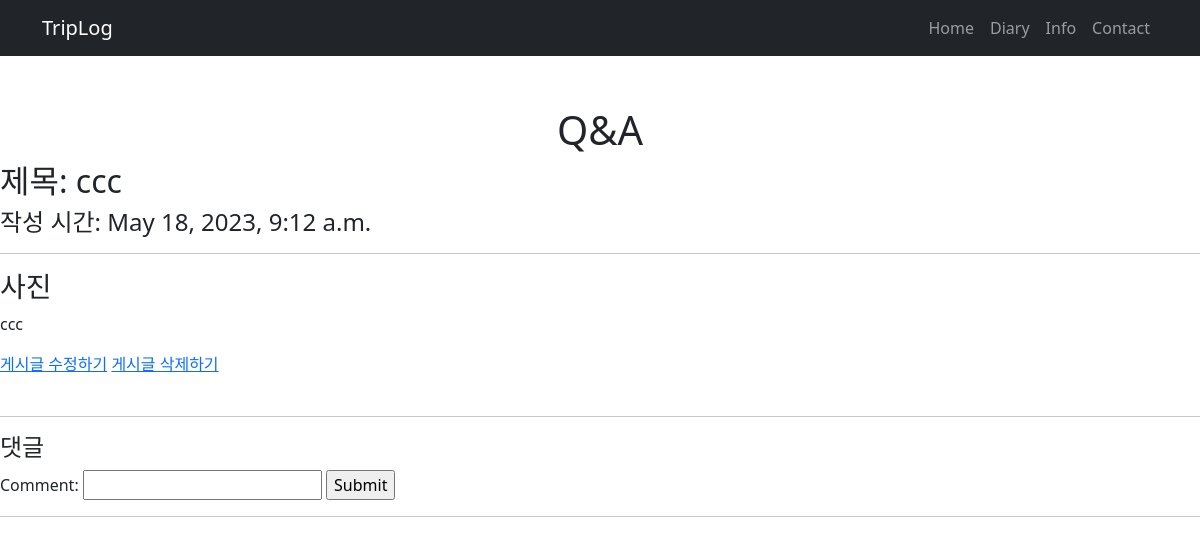
The app's page /contact/post_detail/6/, older data.
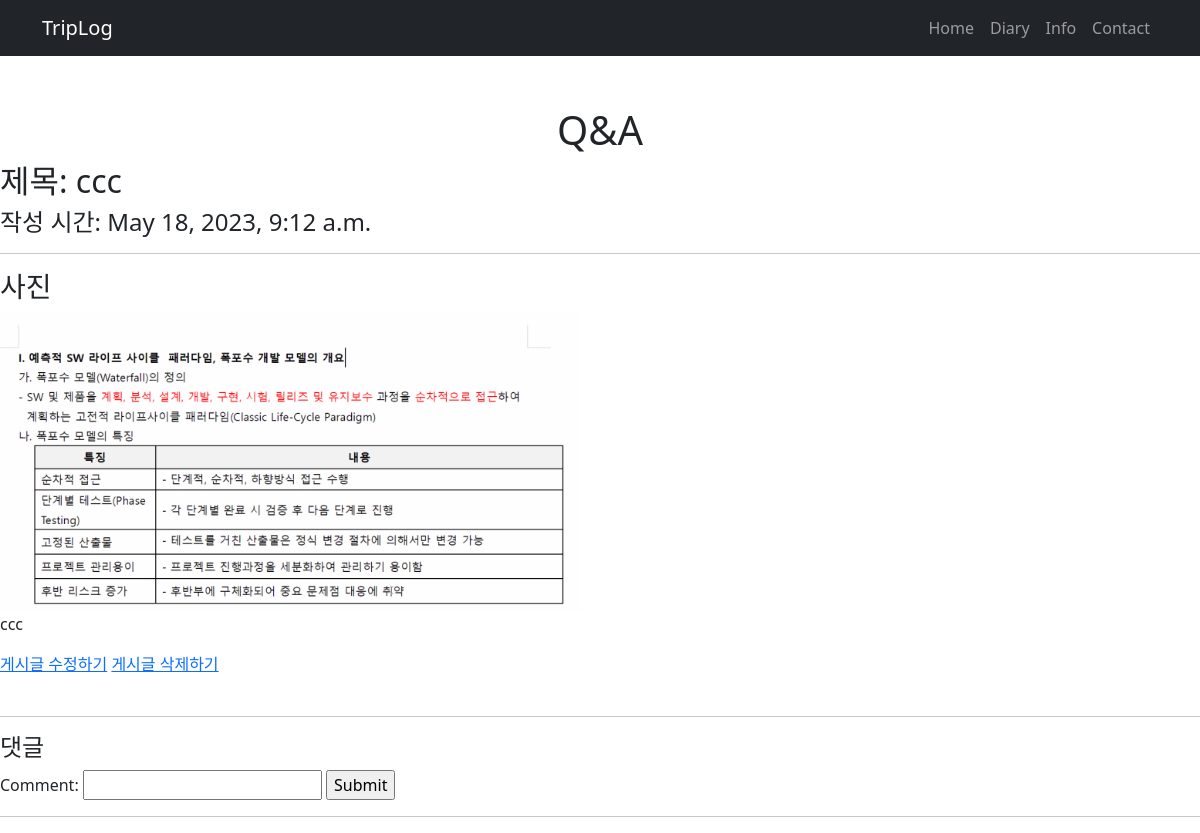
The same page, newer data.
### contact/models.py (models this page shows, shortened)
class Post(models.Model):
    title = models.CharField(verbose_name="제목", max_length=128)
    image = models.ImageField(verbose_name='이미지', null=True, blank=True)
    body = models.TextField(verbose_name="내용", default="")
    created_at = models.DateTimeField(verbose_name="작성일", auto_now_add=True)
    photo = models.ImageField(verbose_name="이미지", blank=True, null=True, upload_to='blog_photo')

### contact/views.py (the view)
# urls.py: path('post_detail/<int:id>/', views.post_detail, name='post_detail'),
def post_detail(request, id):
    post = get_object_or_404(Post, pk=id)
    comment_form = CommentForm()
    context={
        'post':post,
        'comment_form' : comment_form
    }
    return render(request, 'post_detail.html', context)

### contact/forms.py
class CommentForm(forms.ModelForm):
    class Meta:
        model = Comment
        fields = ['comment']

### contact/templates/post_detail.html (shortened to what this page needs)
{% extends "diaryhome.html" %}
{% load static %}
{% block content %}
<div style="display: flex; justify-content: center; padding-top: 50px">
    <h1>Q&A</h1>
</div>
<h2>제목: {{post.title}} </h2>
<h4>작성 시간: {{post.created_at}} </h4>
<hr>
<h3>사진</h3>
{% if post.photo %}
<img src="{{ post.photo.url }}" alt="" height="300">
{% endif %}
<p> {{post.body}} </p>
<a href="{% url 'post_update' post.id %}">게시글 수정하기</a>
<a href="{% url 'post_delete' post.id %}">게시글 삭제하기</a>
<br><br>
<hr>
<h4>댓글</h4>
<form method="POST" action="{% url 'create_comment' post.id %}">
    {{comment_form}}
    <input type="submit">
</form>
<hr>
{% endblock %}

### diary/templates/diaryhome.html (shortened to what this page needs)
{% load static %}
<!DOCTYPE html>
<html lang="en">
<head>
    <link href="{% static 'css/styles.css' %}" rel="stylesheet" />
</head>
<body>
    <nav class="navbar navbar-expand-lg navbar-dark bg-dark">
        <div class="container">
            <a class="navbar-brand" href="#!">TripLog</a>
            <div class="collapse navbar-collapse" id="navbarSupportedContent">
                <ul class="navbar-nav ms-auto mb-2 mb-lg-0">
                    <li class="nav-item"><a class="nav-link" href="{% url 'mainHome' %}">Home</a></li>
                    <li class="nav-item"><a class="nav-link" href="/diary/">Diary</a></li>
                    <li class="nav-item"><a class="nav-link" href="/info/">Info</a></li>
                    <li class="nav-item"><a class="nav-link" href="/contact/">Contact</a></li>
                </ul>
            </div>
        </div>
    </nav>
    {% block content %}
    {% endblock %}
</body>
</html>

Row changes from the older to the newer data that the page shows:
changed Post "ccc": photo: picture added
